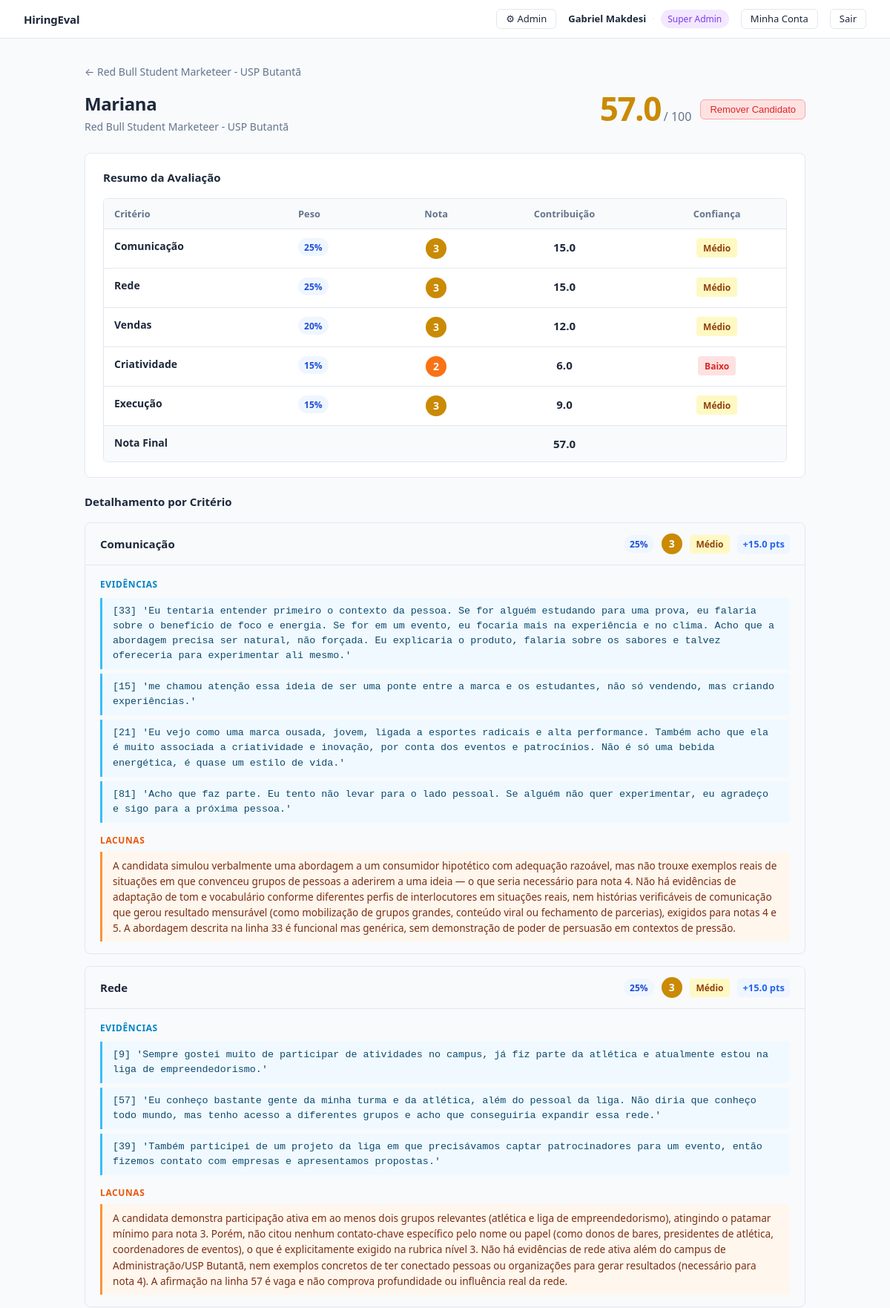
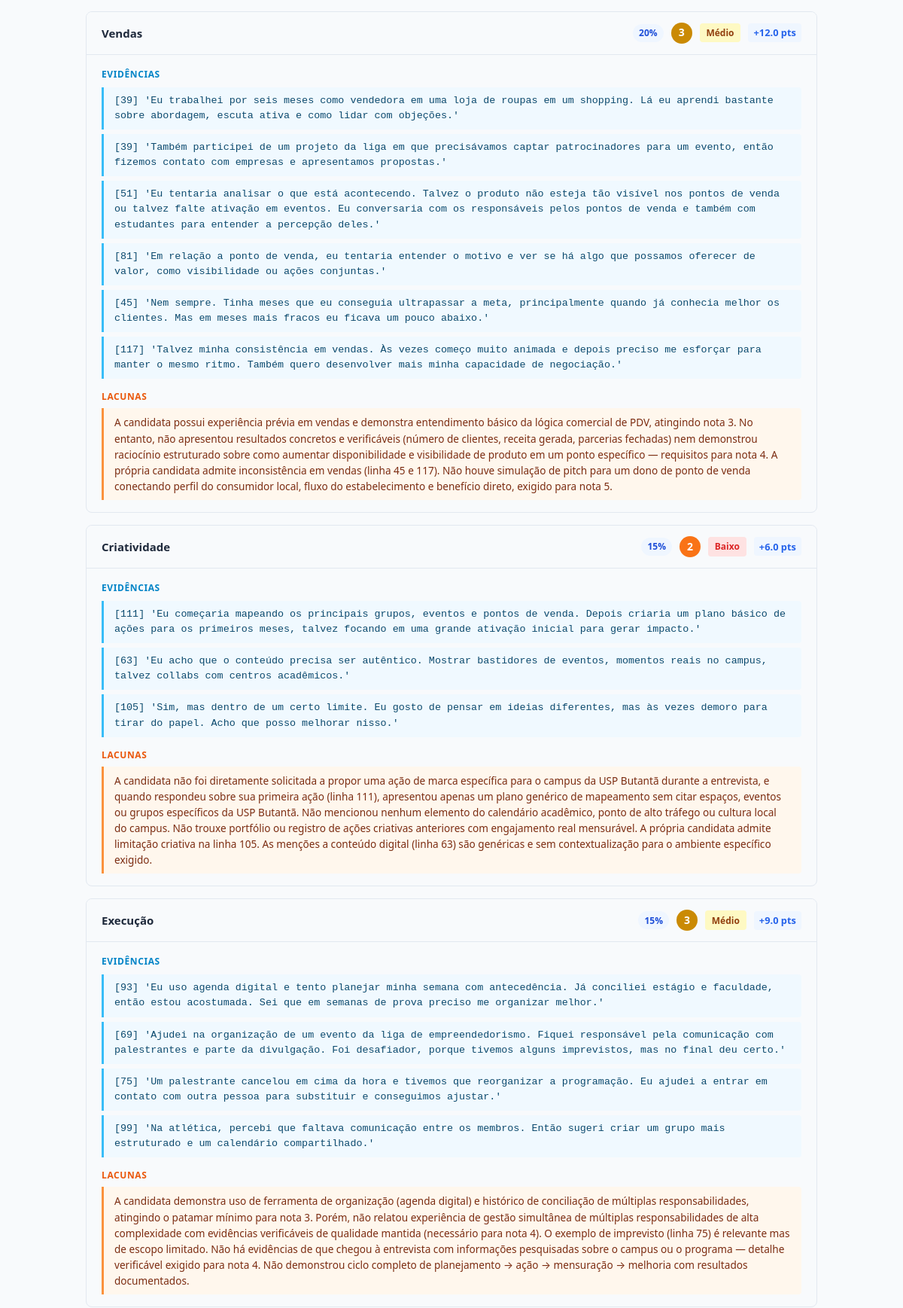
Page /cargos/2/candidatos/3 (signed in, upper part) on the committed database (2 pictures, top to bottom).
### models.py (models this page shows)
class User(Base):
    __tablename__ = "users"
    id = Column(Integer, primary_key=True, index=True)
    company_id = Column(Integer, ForeignKey("companies.id"), nullable=True)  # null for superadmin
    username = Column(String(255), nullable=False, unique=True)
    name = Column(String(255), nullable=False)
    password_hash = Column(String(255), nullable=False)
    role = Column(String(50), nullable=False, default="avaliador")  # avaliador | admin | superadmin
    status = Column(String(20), nullable=False, default="active")
    is_active = Column(Boolean, default=True)
    created_at = Column(DateTime, default=datetime.utcnow)
    company = relationship("Company", back_populates="users")

class Job(Base):
    __tablename__ = "jobs"
    id = Column(Integer, primary_key=True, index=True)
    company_id = Column(Integer, ForeignKey("companies.id"), nullable=True)
    name = Column(String(255), nullable=False)
    description = Column(Text, nullable=False)
    scorecard = Column(JSON, nullable=True)
    is_deleted = Column(Boolean, default=False)
    deleted_at = Column(DateTime, nullable=True)
    created_at = Column(DateTime, default=datetime.utcnow)
    company = relationship("Company", back_populates="jobs")
    candidates = relationship("Candidate", back_populates="job", cascade="all, delete-orphan")

class Candidate(Base):
    __tablename__ = "candidates"
    id = Column(Integer, primary_key=True, index=True)
    job_id = Column(Integer, ForeignKey("jobs.id"), nullable=False)
    name = Column(String(255), nullable=False)
    transcript = Column(Text, nullable=False)
    evaluation = Column(JSON, nullable=True)
    final_score = Column(Float, nullable=True)
    is_deleted = Column(Boolean, default=False)
    deleted_at = Column(DateTime, nullable=True)
    created_at = Column(DateTime, default=datetime.utcnow)
    job = relationship("Job", back_populates="candidates")

### main.py (the view)
@app.get("/cargos/{cargo_id}/candidatos/{candidato_id}", response_class=HTMLResponse)
def detalhe_candidato(
    request: Request,
    cargo_id: int,
    candidato_id: int,
    current_user: User = Depends(get_current_user),
    db: Session = Depends(get_db),
):
    cargo = _get_job(db, cargo_id, current_user)
    if not cargo:
        return RedirectResponse(url="/", status_code=303)
    candidato = (
        db.query(Candidate)
        .filter(
            Candidate.id == candidato_id,
            Candidate.job_id == cargo_id,
            Candidate.is_deleted == False,  # noqa: E712
        )
        .first()
    )
    if not candidato:
        return RedirectResponse(url=f"/cargos/{cargo_id}", status_code=303)
    return templates.TemplateResponse(
        "candidate_detail.html",
        ctx(request, current_user, candidate=candidato, job=cargo),
    )

### auth.py (called while the page is built)
def get_current_user(request: Request, db: Session = Depends(get_db)) -> User:
    user_id = request.session.get("user_id")
    if not user_id:
        raise RequiresLoginException()
    impersonating_id = request.session.get("impersonating_user_id")
    user = None
    if impersonating_id:
        user = db.query(User).filter(User.id == impersonating_id, User.status == "active").first()
        if not user:
            request.session.pop("impersonating_user_id", None)
            impersonating_id = None
    if not impersonating_id:
        user = db.query(User).filter(User.id == user_id, User.status == "active").first()
    if not user:
        raise RequiresLoginException()
    return user

### main.py (called while the page is built)
def ctx(request: Request, current_user: User, **extra) -> dict:
    return {
        "request": request,
        "user": current_user,
        "is_impersonating": bool(request.session.get("impersonating_user_id")),
        **extra,
    }

def _get_job(db: Session, job_id: int, user: User) -> "Job | None":
    q = db.query(Job).filter(Job.id == job_id, Job.is_deleted == False)  # noqa: E712
    if user.role != "superadmin":
        q = q.filter(Job.company_id == user.company_id)
    return q.first()

### models.py (called while the page is built)
def get_db():
    db = SessionLocal()
    try:
        yield db
    finally:
        db.close()

### templates/candidate_detail.html (shortened to what this page needs)
{% extends "base.html" %}
{% block content %}
<a href="/cargos/{{ job.id }}" class="back-link">← {{ job.name }}</a>
<div class="page-header">
  <div>
    <h1>{{ candidate.name }}</h1>
    <p class="text-muted" style="margin-top: 0.25rem; font-size: 0.875rem;">{{ job.name }}</p>
  </div>
  <div style="display:flex; gap:0.75rem; align-items:center; flex-wrap:wrap;">
    {% if candidate.final_score is not none %}
      {% set fs = candidate.final_score %}
      <div class="final-score-display">
        <span class="final-score-number
          {% if fs >= 85 %}score-great
          {% elif fs >= 70 %}score-good
          {% elif fs >= 55 %}score-ok
          {% elif fs >= 40 %}score-mid
          {% else %}score-low{% endif %}
        ">{{ fs | round(1) }}</span>
        <span class="final-score-label">/ 100</span>
      </div>
    {% endif %}
    {% if user.role in ('admin', 'superadmin') %}
      <form method="post" action="/cargos/{{ job.id }}/candidatos/{{ candidate.id }}/excluir"
            class="inline-form"
            onsubmit="return confirm('Remover o candidato {{ candidate.name }} desta vaga?')">
        <button type="submit" class="btn btn-sm btn-danger">Remover Candidato</button>
      </form>
    {% endif %}
  </div>
</div>
{% if candidate.evaluation %}
  <div class="section">
    <div class="section-header">
      <span class="section-title">Resumo da Avaliação</span>
    </div>
    <div class="table-container">
      <table>
        <thead>
          <tr>
            <th>Critério</th>
            <th>Peso</th>
            <th class="th-center">Nota</th>
            <th class="th-center">Contribuição</th>
            <th class="th-center">Confiança</th>
          </tr>
        </thead>
        <tbody>
          {% for av in candidate.evaluation.avaliacoes %}
          <tr>
            <td class="criterion-name">{{ av.criterio }}</td>
            <td><span class="weight-pill">{{ av.peso }}%</span></td>
            <td class="td-center"><span class="score score-{{ av.nota }}">{{ av.nota }}</span></td>
            <td class="td-center td-contribution">{{ av.contribuicao | round(1) }}</td>
            <td class="td-center">
              <span class="confidence confidence-{% if av.confianca == 'Alto' %}alto{% elif av.confianca == 'Médio' %}medio{% else %}baixo{% endif %}">{{ av.confianca }}</span>
            </td>
          </tr>
          {% endfor %}
          <tr class="total-row">
            <td colspan="3"><strong>Nota Final</strong></td>
            <td class="td-center td-contribution"><strong>{{ candidate.final_score | round(1) }}</strong></td>
            <td></td>
          </tr>
        </tbody>
      </table>
    </div>
  </div>
  <div class="section-title" style="margin-bottom: 1rem;">Detalhamento por Critério</div>
  {% for av in candidate.evaluation.avaliacoes %}
  <div class="criteria-block">
    <div class="criteria-header">
      <span class="criteria-name">{{ av.criterio }}</span>
      <div class="criteria-meta">
        <span class="weight-pill">{{ av.peso }}%</span>
        <span class="score score-{{ av.nota }}">{{ av.nota }}</span>
        <span class="confidence confidence-{% if av.confianca == 'Alto' %}alto{% elif av.confianca == 'Médio' %}medio{% else %}baixo{% endif %}">{{ av.confianca }}</span>
        <span class="contribution-badge">+{{ av.contribuicao | round(1) }} pts</span>
      </div>
    </div>
    <div class="criteria-body">
      {% if av.evidencias %}
        <div class="evidence-label">Evidências</div>
        <ul class="evidence-list">
          {% for ev in av.evidencias %}
          <li class="evidence-item">{{ ev }}</li>
          {% endfor %}
        </ul>
      {% else %}
        <p class="no-evidence">Nenhuma evidência direta encontrada na transcrição.</p>
      {% endif %}
      {% if av.lacunas %}
        <div style="margin-top: 0.875rem;">
          <div class="gaps-label">Lacunas</div>
          <div class="gaps-block">{{ av.lacunas }}</div>
        </div>
      {% endif %}
    </div>
  </div>
  {% endfor %}
{% else %}
  <div class="empty-state">
    <p>Avaliação não disponível para este candidato.</p>
  </div>
{% endif %}
{% endblock %}

### templates/base.html (shortened to what this page needs)
<!DOCTYPE html>
<html lang="pt-BR">
<head>
  <link rel="stylesheet" href="/static/style.css">
</head>
<body>
  <nav class="navbar">
    <a href="/" class="nav-brand">HiringEval</a>
    {% if user %}
    <div class="nav-right">
      {% if user.role == 'superadmin' and not is_impersonating %}
        <a href="/admin" class="btn btn-sm btn-ghost">⚙ Admin</a>
      {% endif %}
      <div class="nav-user-info">
        <span class="nav-user-name">{{ user.name }}</span>
        <span class="nav-divider">·</span>
        {% if user.role == 'superadmin' %}
          <span class="badge badge-purple">Super Admin</span>
        {% elif user.role == 'admin' %}
          <span class="badge badge-indigo">Admin</span>
        {% else %}
          <span class="badge badge-gray">Avaliador</span>
        {% endif %}
      </div>
      <a href="/conta" class="btn btn-sm btn-ghost">Minha Conta</a>
      <a href="/logout" class="btn btn-sm btn-ghost">Sair</a>
    </div>
    {% endif %}
  </nav>
  <main class="container">
    {% block content %}{% endblock %}
  </main>
</body>
</html>

### rows in the picture
User: name "Gabriel Makdesi"
Job: name "Red Bull Student Marketeer - USP Butantã"
Candidate: name "Mariana", final_score "57.0"

### other values in the picture
{{ av.criterio }} "Comunicação" "Rede" "Vendas" "Criatividade" "Execução"
{{ av.peso }} "25" "25" "20" "15" "15"
{{ av.nota }} "3" "3" "3" "2" "3"
{{ av.contribuicao | round(1) }} "15.0" "15.0" "12.0" "6.0" "9.0"
{{ av.confianca }} "Médio" "Médio" "Médio" "Baixo" "Médio"
{{ ev }} "[15] 'me chamou atenção essa ideia de ser uma ponte entre a marca e os estudantes, não só vendendo, mas criando experiências.'" "[81] 'Acho que faz parte. Eu tento não levar para o lado pessoal. Se alguém não quer experimentar, eu agradeço e sigo para a próxima pessoa.'" "[9] 'Sempre gostei muito de participar de atividades no campus, já fiz parte da atlética e atualmente estou na liga de empreendedorismo.'" "[39] 'Também participei de um projeto da liga em que precisávamos captar patrocinadores para um evento, então fizemos contato com empresas e apresentamos propostas.'" "[39] 'Eu trabalhei por seis meses como vendedora em uma loja de roupas em um shopping. Lá eu aprendi bastante sobre abordagem, escuta ativa e como lidar com objeções.'" "[39] 'Também participei de um projeto da liga em que precisávamos captar patrocinadores para um evento, então fizemos contato com empresas e apresentamos propostas.'" "[81] 'Em relação a ponto de venda, eu tentaria entender o motivo e ver se há algo que possamos oferecer de valor, como visibilidade ou ações conjuntas.'" "[45] 'Nem sempre. Tinha meses que eu conseguia ultrapassar a meta, principalmente quando já conhecia melhor os clientes. Mas em meses mais fracos eu ficava um pouco abaixo.'" "[117] 'Talvez minha consistência em vendas. Às vezes começo muito animada e depois preciso me esforçar para manter o mesmo ritmo. Também quero desenvolver mais minha capacidade de negociação.'" "[63] 'Eu acho que o conteúdo precisa ser autêntico. Mostrar bastidores de eventos, momentos reais no campus, talvez collabs com centros acadêmicos.'" "[105] 'Sim, mas dentro de um certo limite. Eu gosto de pensar em ideias diferentes, mas às vezes demoro para tirar do papel. Acho que posso melhorar nisso.'" "[93] 'Eu uso agenda digital e tento planejar minha semana com antecedência. Já conciliei estágio e faculdade, então estou acostumada. Sei que em semanas de prova preciso me organizar melhor.'" "[75] 'Um palestrante cancelou em cima da hora e tivemos que reorganizar a programação. Eu ajudei a entrar em contato com outra pessoa para substituir e conseguimos ajustar.'" "[99] 'Na atlética, percebi que faltava comunicação entre os membros. Então sugeri criar um grupo mais estruturado e um calendário compartilhado.'"
